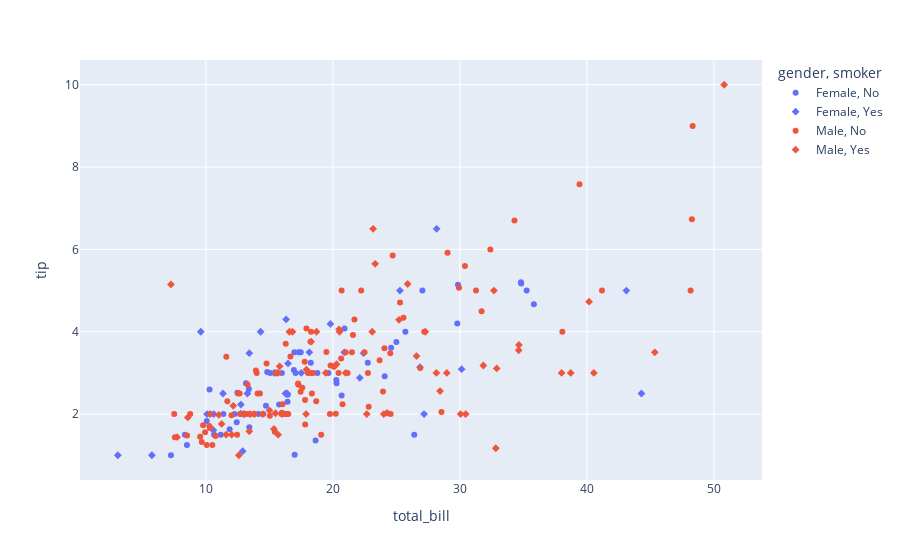

The cell this chart's notebook holds for it:
### Code cell
px.scatter(df, 'total_bill', 'tip', color='gender', symbol="smoker")
